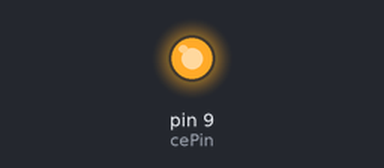
Recording of a sketch running on a simulated Arduino Uno, built with avr-gcc and run on an emulated ATmega328P. Parts: output pins drawn as LEDs (lit = HIGH). Pins used as bus, display or sensor lines are not drawn; what the sketch prints to the serial monitor is not drawn.

Above: at 0.1 s.
Timing chart, 0 to 1.6 s (numbered marks = the images above):
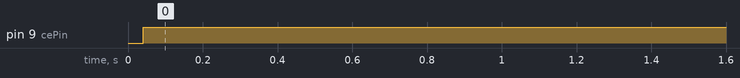

Measured:
- by itself, pin 9 (cePin): LOW → HIGH at 0.04 s

The sketch:

nRF24L01_Nano_sender.ino
```cpp
/*
nRF24L01 Arduino发送端

Ansifa
2015/3/7

引脚接法：
nRF24L01   Arduino UNO
VCC        <->        3.3V
GND        <->        GND
CE        <->        D9
CSN        <->        D10
MOSI<->        D11
MISO<->        D12
SCK        <->        D13
IRQ        <->        不接
*/

#include <SPI.h>
#include <Mirf.h>
#include <nRF24L01.h>
#include <MirfHardwareSpiDriver.h>
void setup()
{
    Serial.begin(9600);

    Mirf.cePin = 9;                //设置CE引脚为D9
    Mirf.csnPin = 10;        //设置CSN引脚为D10
    Mirf.spi = &MirfHardwareSpi;
    Mirf.init();  //初始化nRF24L01

        //设置接收标识符"Sen01"
    Mirf.setRADDR((byte *)"Sen01");
    //设置一次收发的字节数，这里发一个整数，写sizeof(unsigned int)，实际等于2字节
    Mirf.payload = sizeof(unsigned int);
    //发送通道，可以填0~128，收发必须一致。
    Mirf.channel = 3;
    Mirf.config();

        //注意一个Arduino写Sender.ino，另一个写Receiver.ino。
        //这里标识写入了Sender.ino
    Serial.println("I'm Sender...");
}
unsigned int adata = 0;
void loop()
{
        //读取A0值到adata
    adata = analogRead(A0);

    //由于nRF24L01只能以byte单字节数组形式发送Mirf.payload个数据，
    //所以必须将所有需要传输的数据拆成byte。
    //下面定义byte数组，存放待发数据，因为Mirf.payload = sizeof(unsigned int);
    //实际下面等于byte data[2];
    byte data[Mirf.payload];

    //adata是unsigned int双字节数据，必须拆开。
    //将adata高低八位拆分：
    data[0] = adata & 0xFF;                //低八位给data[0]，
    data[1] = adata >> 8;                //高八位给data[1]。

    //设置向"serv1"发送数据
    Mirf.setTADDR((byte *)"Rec01");
    Mirf.send(data);
    //while死循环等待发送完毕，才能进行下一步操作。
    while(Mirf.isSending()) {}
    delay(20);
}
```
